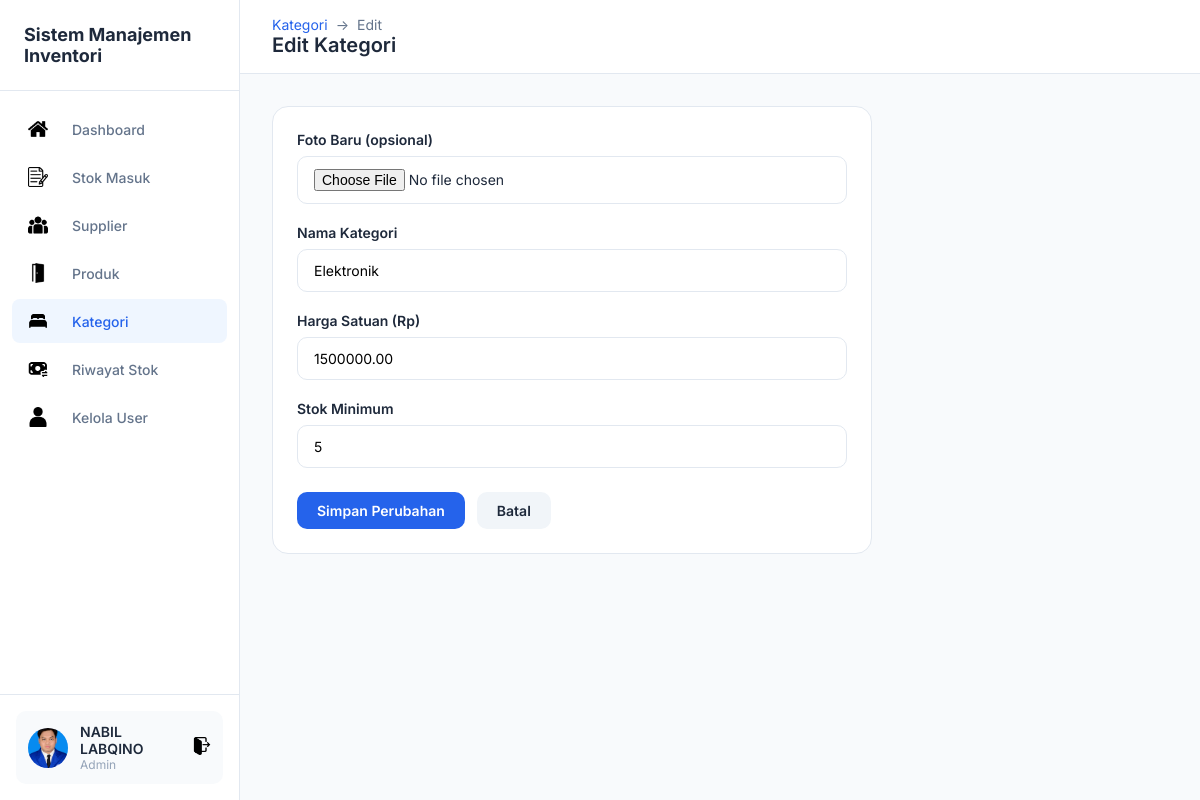
The app's page /kategori/KoreksiKategori.php?id=1 (signed in) with its own data.
### tables this page shows
CREATE TABLE `kategori` (
  `id_kategori` int(11) NOT NULL,
  `nama_kategori` varchar(50) NOT NULL,
  `harga_satuan` decimal(15,2) NOT NULL,
  `stok_minimum` int(11) NOT NULL,
  `foto` varchar(255) DEFAULT NULL
);

### kategori/KoreksiKategori.php (the view, shortened to what this page needs)
<?php
include "../koneksi.php";
$id = $_GET['id'] ?? '';
$row = mysqli_fetch_assoc(mysqli_query($koneksi, "SELECT * FROM kategori WHERE id_kategori = '$id'"));
?>
<!DOCTYPE html>
<html lang="id">
<head>
    <link rel="stylesheet" href="../css/dashboard.css">
</head>
<body>
    <div class="dashboard">
        <?php include '../includes/sidebar.php'; ?>
        <main class="main">
            <header class="header">
                <div>
                    <div class="breadcrumb">
                        <a href="TampilKategori.php">Kategori</a>
                        <span>→</span>
                        <span>Edit</span>
                    </div>
                    <h1 class="page-title">Edit Kategori</h1>
                </div>
            </header>
            <div class="content">
                <div class="card" style="max-width: 600px;">
                    <form action="SimpanKoreksiKategori.php" method="POST" enctype="multipart/form-data">
                        <div class="form-group">
                            <label class="form-label">Foto Baru (opsional)</label>
                            <input type="file" name="foto_kamar" class="form-control" accept="image/*">
                        </div>
                        <div class="form-group">
                            <label class="form-label">Nama Kategori</label>
                            <input type="text" name="nama_kategori" class="form-control" required
                                value="<?= htmlspecialchars($row['nama_kategori']) ?>">
                        </div>
                        <div class="form-group">
                            <label class="form-label">Harga Satuan (Rp)</label>
                            <input type="number" name="harga_satuan" class="form-control" required min="1"
                                value="<?= $row['harga_satuan'] ?>">
                        </div>
                        <div class="form-group">
                            <label class="form-label">Stok Minimum</label>
                            <input type="number" name="stok_minimum" class="form-control" required min="1"
                                value="<?= $row['stok_minimum'] ?>">
                        </div>
                        <div style="display: flex; gap: 12px; margin-top: 24px;">
                            <button type="submit" class="btn btn-primary">Simpan Perubahan</button>
                            <a href="TampilKategori.php" class="btn btn-secondary">Batal</a>
                        </div>
                    </form>
                </div>
            </div>
        </main>
    </div>
</body>
</html>

### css/dashboard.css (style rules this page uses)
:root { --primary: #2563eb; --primary-dark: #1d4ed8; --bg-main: #f8fafc; --bg-card: #ffffff; --text-dark: #1e293b; --text-gray: #64748b; --text-light: #94a3b8; --border: #e2e8f0; --success: #22c55e; --danger: #ef4444; --warning: #f59e0b; --sidebar-width: 240px; }
* { margin: 0; padding: 0; box-sizing: border-box; }
body { font-family: 'Inter', -apple-system, sans-serif; background: var(--bg-main); color: var(--text-dark); }
.dashboard { display: flex; min-height: 100vh; }
.main { flex: 1; margin-left: var(--sidebar-width); }
.header { background: var(--bg-card); padding: 16px 32px; display: flex; justify-content: space-between; align-items: center; border-bottom: 1px solid var(--border); position: sticky; top: 0; z-index: 100; }
.page-title { font-size: 20px; font-weight: 600; color: var(--text-dark); }
.content { padding: 32px; }
.card { background: var(--bg-card); border-radius: 16px; border: 1px solid var(--border); padding: 24px; margin-bottom: 24px; }
.btn { display: inline-flex; align-items: center; gap: 8px; padding: 10px 20px; border-radius: 10px; font-size: 14px; font-weight: 600; text-decoration: none; border: none; cursor: pointer; transition: all 0.2s; font-family: inherit; }
.btn-primary { background: var(--primary); color: #fff; }
.btn-secondary { background: #f1f5f9; color: var(--text-dark); }
.form-group { margin-bottom: 20px; }
.form-label { display: block; font-size: 14px; font-weight: 600; color: var(--text-dark); margin-bottom: 8px; }
.form-control { width: 100%; padding: 12px 16px; border: 1px solid var(--border); border-radius: 10px; font-size: 14px; font-family: inherit; background: var(--bg-card); transition: border-color 0.2s, box-shadow 0.2s; }
.breadcrumb { display: flex; align-items: center; gap: 8px; font-size: 14px; color: var(--text-gray); }
.breadcrumb a { color: var(--primary); text-decoration: none; }

### records on screen
kategori: nama_kategori "Elektronik", harga_satuan "1500000.00", stok_minimum "5"

### other values on screen
$_SESSION['nama'] "NABIL LABQINO"
